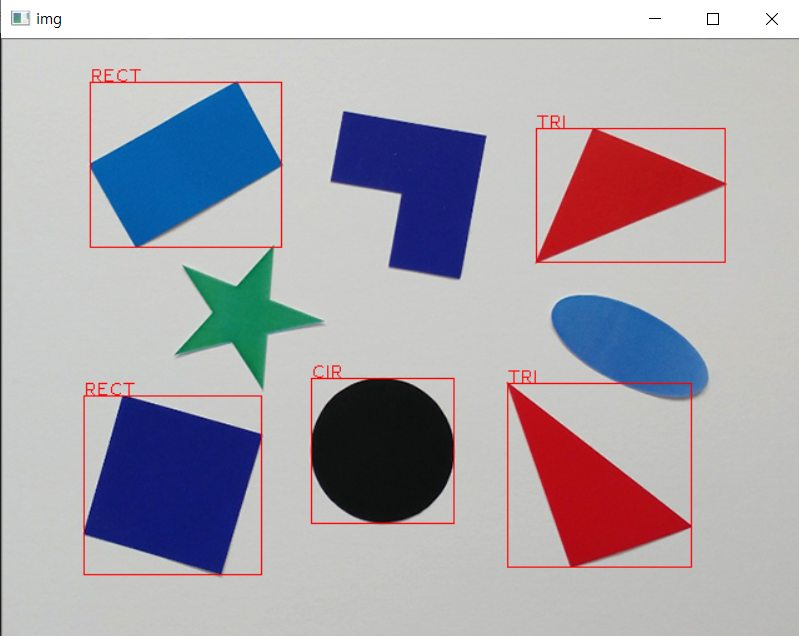
//> input picture labeling&contour/polygon.png, 799 x 636 px, given in place of polygon.bmp, which was not available
$ ./polygon   (built with g++ and OpenCV 4)
//> lines starting //> are read from the running program, lines starting //| are printed output that depends on the picture; after the words box and inside, x2 and y2 are one past the last pixel; in counts of white or black regions, pixels touching at a corner belong together; pictures that were not available may be replaced by others from this repository, and a replacement may not be noted
#include"opencv2/opencv.hpp"
#include <iostream>

using namespace std;
using namespace cv;

void setLabel(Mat& img, const vector<Point>& pts, const String& label) {
	Rect rc = boundingRect(pts);
	// 사각형 그리기
	rectangle(img, rc, Scalar(0, 0, 255), 1);
	putText(img, label, rc.tl(), FONT_HERSHEY_PLAIN, 1, Scalar(0, 0, 255));
}

int main(int argc, char* argv[]) {
	Mat img = imread("polygon.bmp", IMREAD_COLOR);
//> img is the input picture: 636 rows x 799 cols, CV_8UC3; mean B, G, R 175.7, 167.8, 171.5

	if (img.empty()) {
		cerr << "Image load failed!" << endl;
		return -1;
	}

	Mat gray;
	cvtColor(img, gray, COLOR_BGR2GRAY);
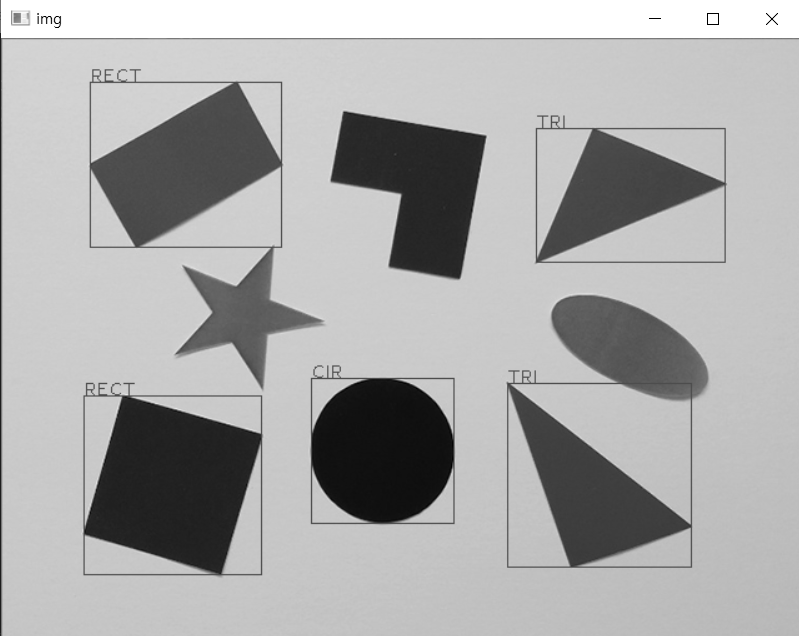
//> gray: 636 rows x 799 cols, CV_8UC1; min 0, max 255, mean 169.9
	// 색상 변화

	Mat bin;
	threshold(gray, bin, 200, 255, THRESH_BINARY_INV | THRESH_OTSU);
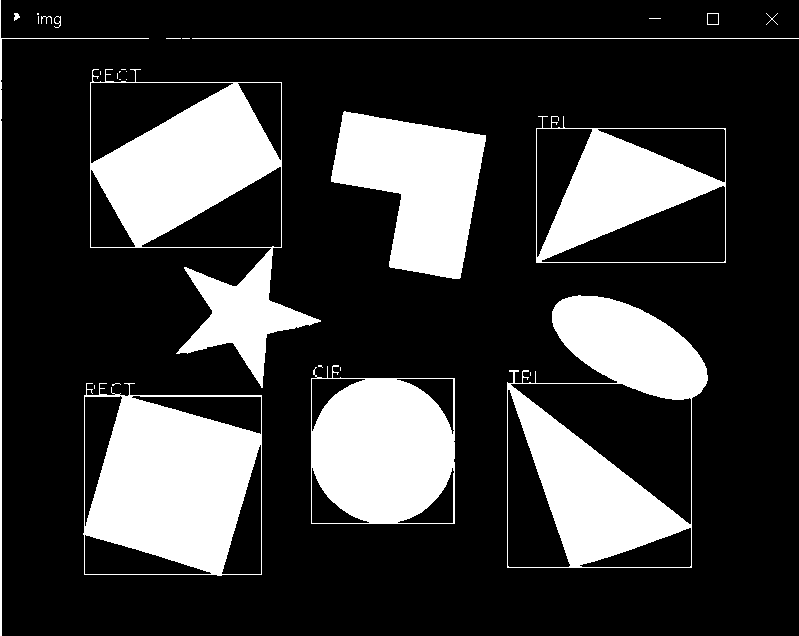
//> bin: 636 rows x 799 cols, CV_8UC1; 23% white; 30 white regions (17 under 20 px)
	// 이진화

	vector<vector<Point>> contours;
	findContours(bin, contours, RETR_EXTERNAL, CHAIN_APPROX_NONE);
//> contours = 30 contours, 20 with area under 20; largest, box (x1, y1, x2, y2) and area: (507, 295, 708, 568) 43185, (90, 69, 321, 388) 38132, (83, 383, 262, 576) 31709, (536, 116, 726, 263) 25336, (311, 365, 455, 524) 20754

	for (vector<Point>& pts : contours) {
		// 면적 구하기
		// 외곽선이 감싸는 면적이 400보다 작으면 무시
		if (contourArea(pts) < 400)
			continue;

		vector<Point> approx;
		approxPolyDP(pts, approx, arcLength(pts, true) * 0.02, true);
		// 곡선 근사화

		int vtc = (int)approx.size();
		// 외곽선 점의 개수

		if (vtc == 3) {
			setLabel(img, pts, "TRI");
		}
		else if (vtc == 4) {
			setLabel(img, pts, "RECT");
		}
		else if (vtc > 4) {
			double len = arcLength(pts, true);
			double area = contourArea(pts);
			double ratio = 4 * CV_PI * area / (len * len);
			// 면적 대 길이 비율을 조사형 원에 가까우면

			if (ratio > 0.8) {
				setLabel(img, pts, "CIR");
			}
		}
	}
//> this loop made 30 passes
//> (vtc, len, area, ratio) on passes 8, 10, 18, 30: (8, 1104.3, 43185, 0.445), (6, 607.4, 15593, 0.531), (13, 1425.5, 38132.5, 0.236), (5, 1567.3, 593, 0.00303)
//> (vtc, rc in setLabel) on passes 3, 6, 9: (4, Rect(83, 383, 179, 193)), (4, Rect(311, 365, 144, 159)), (4, Rect(536, 116, 190, 147))
//> pass 3, in setLabel, `putText(img, label, rc.tl(), FONT_HERSHEY_PLAIN, 1, Scalar(0, 0, 255));`:
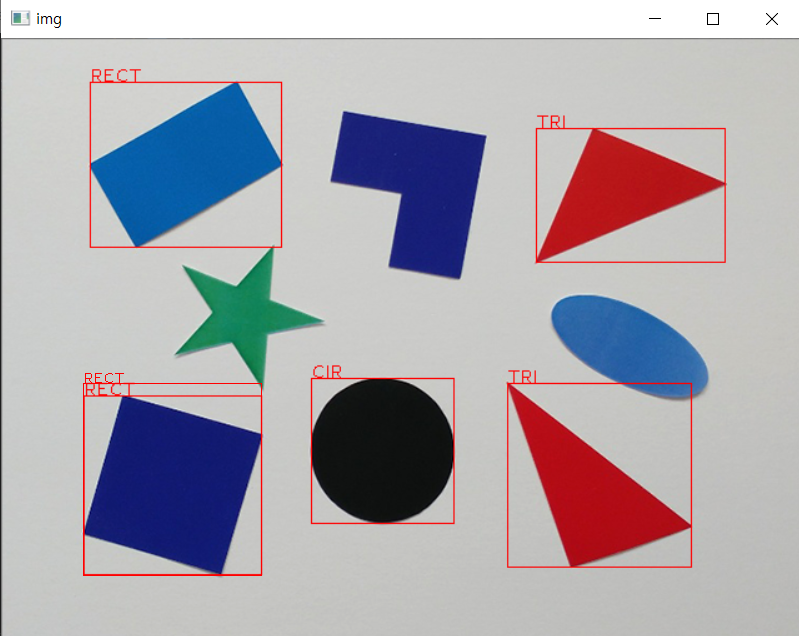
//> img: 636 rows x 799 cols, CV_8UC3; 0.16% of pixels changed, all inside (x1, y1, x2, y2) = (83, 373, 262, 576)
//> after the loop:
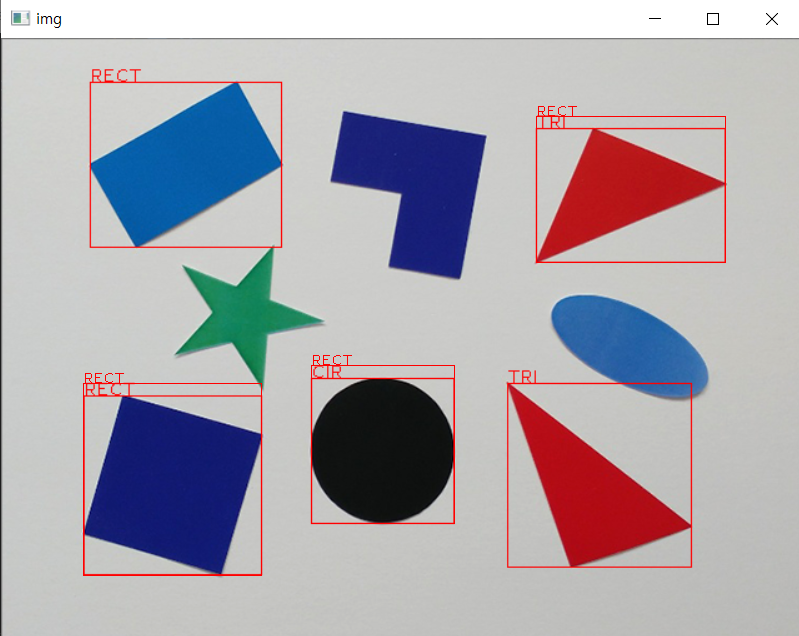
//> img: 636 rows x 799 cols, CV_8UC3; 0.45% of pixels changed, all inside (x1, y1, x2, y2) = (83, 106, 726, 576)

	imshow("img", img);
	waitKey();
	return 0;
}
